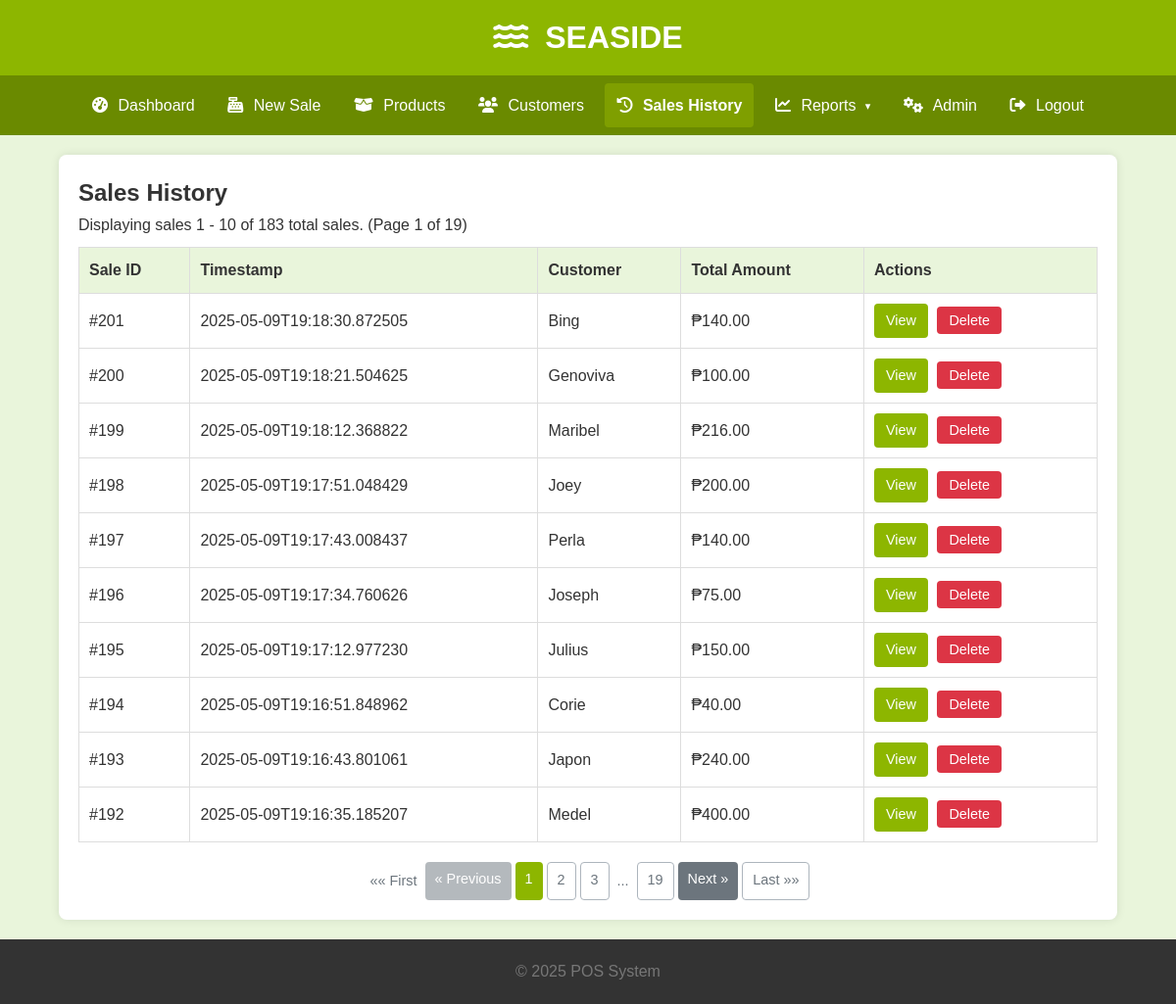
The page /sales (signed in) on the database its author committed.
### tables this page shows
CREATE TABLE Sales (
                SaleID INTEGER PRIMARY KEY AUTOINCREMENT,
                SaleTimestamp TEXT NOT NULL,
                TotalAmount REAL NOT NULL CHECK (TotalAmount >= 0),
                CustomerName TEXT DEFAULT 'N/A'
            );

### app.py (the view)
@app.route('/sales')
@app.route('/sales/page/<int:page_num>')
@login_required
def list_sales(page_num=1):
    total_sales = db.count_total_sales_db()
    sales_on_page = db.get_sales_paginated_db(page=page_num, per_page=ITEMS_PER_PAGE)
    if not sales_on_page and page_num > 1 and total_sales > 0:
        flash(f"No sales found on page {page_num}. Showing last available page.", "info")
        last_page = math.ceil(total_sales / ITEMS_PER_PAGE)
        return redirect(url_for('list_sales', page_num=last_page if last_page > 0 else 1))
    total_pages = math.ceil(total_sales / ITEMS_PER_PAGE) if total_sales > 0 else 0
    return render_template('sales/list.html',
                           sales=sales_on_page, title="Sales History",
                           current_page=page_num, total_pages=total_pages,
                           total_items=total_sales, per_page=ITEMS_PER_PAGE)

### app.py (called while the page is built)
@app.context_processor
def utility_processor():
    return {'now': datetime.datetime.now,
            'min': min,
            'max': max,
            'logged_in': session.get('logged_in', False),
            'calendar': calendar
            }

def login_required(f):
    @wraps(f)
    def decorated_function(*args, **kwargs):
        if not session.get('logged_in'):
            flash("Please log in to access this page.", "warning")
            return redirect(url_for('login', next=request.url))
        return f(*args, **kwargs)
    return decorated_function

### db_operations.py (called while the page is built)
def get_db_connection():
    conn = None
    try:
        conn = sqlite3.connect(DATABASE_URL)
        conn.row_factory = sqlite3.Row  # Access columns by name
        conn.execute("PRAGMA foreign_keys = ON;")  # Ensure foreign key constraints are enforced
        logging.debug("Database connection established.")
    except sqlite3.Error as e:
        logging.error(f"Database connection error: {e}", exc_info=True)
        raise  # Re-raise the exception if connection fails
    return conn

def get_sales_paginated_db(page=1, per_page=10):
    sql = """
          SELECT SaleID, SaleTimestamp, TotalAmount, CustomerName
          FROM Sales
          ORDER BY SaleTimestamp DESC, SaleID DESC LIMIT ? \
          OFFSET ? \
          """
    conn = None
    try:
        conn = get_db_connection()
        cursor = conn.cursor()
        offset = (page - 1) * per_page
        cursor.execute(sql, (per_page, offset))
        sales = cursor.fetchall()
        return sales
    except sqlite3.Error as e:
        logging.error(f"Database error in get_sales_paginated_db: {e}", exc_info=True)
        return []
    finally:
        if conn: conn.close()

def count_total_sales_db():
    sql = "SELECT COUNT(*) FROM Sales"
    conn = None
    try:
        conn = get_db_connection()
        cursor = conn.cursor()
        cursor.execute(sql)
        total_sales = cursor.fetchone()[0]
        return total_sales
    except sqlite3.Error as e:
        logging.error(f"Database error in count_total_sales_db: {e}", exc_info=True)
        return 0
    finally:
        if conn: conn.close()

### templates/sales/list.html (shortened to what this page needs)
{% extends "base.html" %}
{% block content %}
<h2>Sales History</h2>
{% if sales %}
    <p style="margin-bottom: 10px;">
        Displaying sales {{ (current_page - 1) * per_page + 1 }} - {{ min(current_page * per_page, total_items) }} of {{ total_items }} total sales.
        (Page {{ current_page }} of {{ total_pages if total_pages > 0 else 1 }})
    </p>
    <div class="table-responsive-wrapper">
        <table>
            <thead>
                <tr>
                    <th>Sale ID</th>
                    <th>Timestamp</th>
                    <th>Customer</th>
                    <th>Total Amount</th>
                    <th>Actions</th>
                </tr>
            </thead>
            <tbody>
                {% for sale in sales %}
                <tr>
                    <td>#{{ sale.SaleID }}</td>
                    <td>{{ sale.SaleTimestamp }}</td>
                    <td>{{ sale.CustomerName if sale.CustomerName else 'N/A' }}</td>
                    <td>₱{{ "%.2f"|format(sale.TotalAmount) }}</td>
                    <td class="actions">
                        <a href="{{ url_for('view_sale', sale_id=sale.SaleID) }}" class="view-btn">View</a>
                        <form action="{{ url_for('delete_sale', sale_id=sale.SaleID) }}" method="POST" style="display:inline;" onsubmit="return confirm('Are you sure you want to delete Sale #{{ sale.SaleID }}? This will also delete all associated items and cannot be undone.');">
                             <button type="submit" class="delete-btn">Delete</button>
                        </form>
                    </td>
                </tr>
                {% endfor %}
            </tbody>
        </table>
    </div>
    {% if total_pages > 1 %}
    <div class="pagination" style="margin-top: 20px; text-align: center;">
        {% if current_page > 1 %} <a href="{{ url_for('list_sales', page_num=1) }}" class="btn btn-outline-secondary">&laquo;&laquo; First</a> {% else %} <span class="btn btn-outline-secondary disabled">&laquo;&laquo; First</span> {% endif %}
        {% if current_page > 1 %} <a href="{{ url_for('list_sales', page_num=current_page - 1) }}" class="btn btn-secondary">&laquo; Previous</a> {% else %} <span class="btn btn-secondary disabled">&laquo; Previous</span> {% endif %}
        {% set page_window = 2 %}
        {% set start_page = max(1, current_page - page_window) %}
        {% set end_page = min(total_pages, current_page + page_window) %}
        {% for page in range(start_page, end_page + 1) %} {% if page == current_page %} <span class="btn btn-primary current-page">{{ page }}</span> {% else %} <a href="{{ url_for('list_sales', page_num=page) }}" class="btn btn-outline-secondary">{{ page }}</a> {% endif %} {% endfor %}
        {% if end_page < total_pages %} {% if end_page < total_pages - 1 %} <span class="btn btn-outline-secondary disabled" style="border:none; background:transparent; padding: 8px 4px;">...</span> {% endif %} <a href="{{ url_for('list_sales', page_num=total_pages) }}" class="btn btn-outline-secondary">{{ total_pages }}</a> {% endif %}
        {% if current_page < total_pages %} <a href="{{ url_for('list_sales', page_num=current_page + 1) }}" class="btn btn-secondary">Next &raquo;</a> {% else %} <span class="btn btn-secondary disabled">Next &raquo;</span> {% endif %}
        {% if current_page < total_pages %} <a href="{{ url_for('list_sales', page_num=total_pages) }}" class="btn btn-outline-secondary">Last &raquo;&raquo;</a> {% else %} <span class="btn btn-outline-secondary disabled">Last &raquo;&raquo;</span> {% endif %}
    </div>
    {% endif %}
{% else %}
    <p>No sales recorded yet. <a href="{{ url_for('pos_interface') }}">Make a new sale!</a></p>
{% endif %}
{% endblock %}

### static/css/style.css (style rules this page uses)
* { box-sizing: border-box; margin: 0; padding: 0; }
body { font-family: Arial, sans-serif; line-height: 1.6; background-color: #e9f5db; color: #333; display: flex; flex-direction: column; min-height: 100vh; }
.table-responsive-wrapper { overflow-x: auto; margin-bottom: 20px; -webkit-overflow-scrolling: touch; width: 100%; }
.table-responsive-wrapper > table { width: 100%; border-collapse: collapse; }
.table-responsive-wrapper > table th, .table-responsive-wrapper > table td { border: 1px solid #ddd; padding: 10px; text-align: left; white-space: nowrap; }
.table-responsive-wrapper > table th { background-color: #e9f5db; }
.table-responsive-wrapper .actions a, .table-responsive-wrapper .actions button { margin-right: 5px; margin-bottom: 5px; text-decoration: none; padding: 6px 12px; border-radius: 4px; cursor: pointer; border: none; display: inline-block; font-size: 0.9rem; color: #ffffff; }
.table-responsive-wrapper .actions .delete-btn { background-color: #dc3545; }
.table-responsive-wrapper .actions .view-btn { background-color: #8DB600; }
.btn { padding: 12px 18px; color: white; background-color: #8DB600; border: none; border-radius: 4px; cursor: pointer; text-decoration: none; display: inline-block; font-size: 1rem; transition: background-color 0.2s ease-in-out; }
.btn-primary { background-color: #8DB600; color: #fff; }
.btn-secondary { background-color: #6c757d; color: #fff; }
@media (min-width: 768px) { .table-responsive-wrapper .actions button, .table-responsive-wrapper .actions a { margin-bottom: 0; } }
.pagination { display: flex; justify-content: center; padding-left: 0; list-style: none; border-radius: .25rem; margin-top: 20px; }
.pagination .btn { margin: 0 2px; padding: 6px 10px; font-size: 0.9em; }
.pagination .btn.current-page { background-color: #8DB600; color: white; border-color: #7F9F00; }
.pagination .btn.disabled { pointer-events: none; opacity: 0.5; }
.btn-outline-secondary { background-color: transparent; border: 1px solid #adb5bd; color: #6c757d; }
.pagination .btn-outline-secondary.disabled { border: none; background-color: transparent; color: #6c757d; opacity: 1; padding: 8px 4px; }

### templates/sales/list.html (style rules this page uses)
.pagination .btn { margin: 0 2px; padding: 6px 10px; font-size: 0.9em; }
.pagination .btn.current-page { background-color: #8DB600; color: white; border-color: #7F9F00; }
.pagination .btn.disabled { pointer-events: none; opacity: 0.5; }
.btn-outline-secondary { background-color: transparent; border: 1px solid #adb5bd; color: #6c757d; }
.pagination .btn-outline-secondary.disabled { border: none; background-color: transparent; color: #6c757d; opacity: 1; padding: 8px 4px; }

### rows shown on the page
Sales: SaleID "201", SaleTimestamp "2025-05-09T19:18:30.872505", CustomerName "Bing", TotalAmount "140.00"
Sales: SaleID "200", SaleTimestamp "2025-05-09T19:18:21.504625", CustomerName "Genoviva", TotalAmount "100.00"
Sales: SaleID "199", SaleTimestamp "2025-05-09T19:18:12.368822", CustomerName "Maribel", TotalAmount "216.00"
Sales: SaleID "198", SaleTimestamp "2025-05-09T19:17:51.048429", CustomerName "Joey", TotalAmount "200.00"
Sales: SaleID "197", SaleTimestamp "2025-05-09T19:17:43.008437", CustomerName "Perla", TotalAmount "140.00"
Sales: SaleID "196", SaleTimestamp "2025-05-09T19:17:34.760626", CustomerName "Joseph", TotalAmount "75.00"
Sales: SaleID "195", SaleTimestamp "2025-05-09T19:17:12.977230", CustomerName "Julius", TotalAmount "150.00"
Sales: SaleID "194", SaleTimestamp "2025-05-09T19:16:51.848962", CustomerName "Corie", TotalAmount "40.00"
Sales: SaleID "193", SaleTimestamp "2025-05-09T19:16:43.801061", CustomerName "Japon", TotalAmount "240.00"
Sales: SaleID "192", SaleTimestamp "2025-05-09T19:16:35.185207", CustomerName "Medel", TotalAmount "400.00"

### other values the page prints
{{ (current_page - 1) * per_page + 1 }} "1"
{{ min(current_page * per_page, total_items) }} "10"
{{ total_items }} "183"
{{ current_page }} "1"
{{ total_pages if total_pages > 0 else 1 }} "19"
{{ page }} "1"
{{ page }} "2" "3"
{{ total_pages }} "19"
